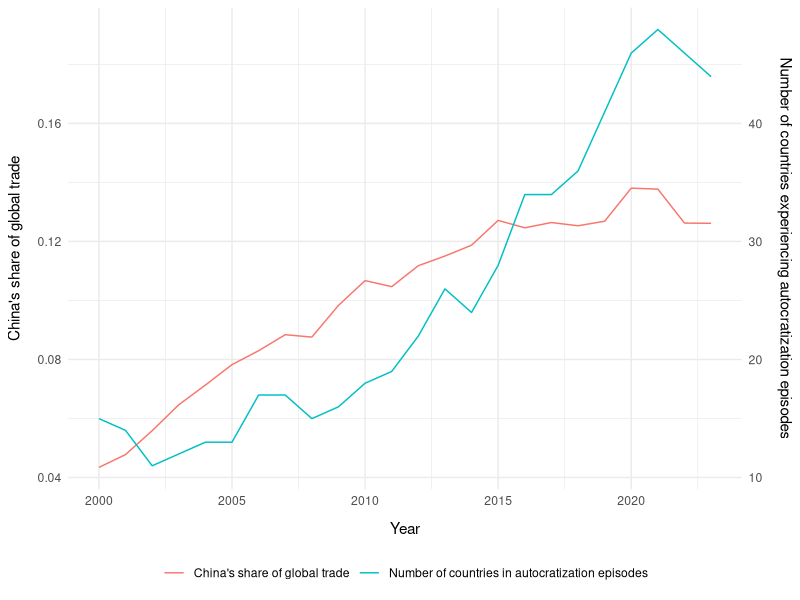
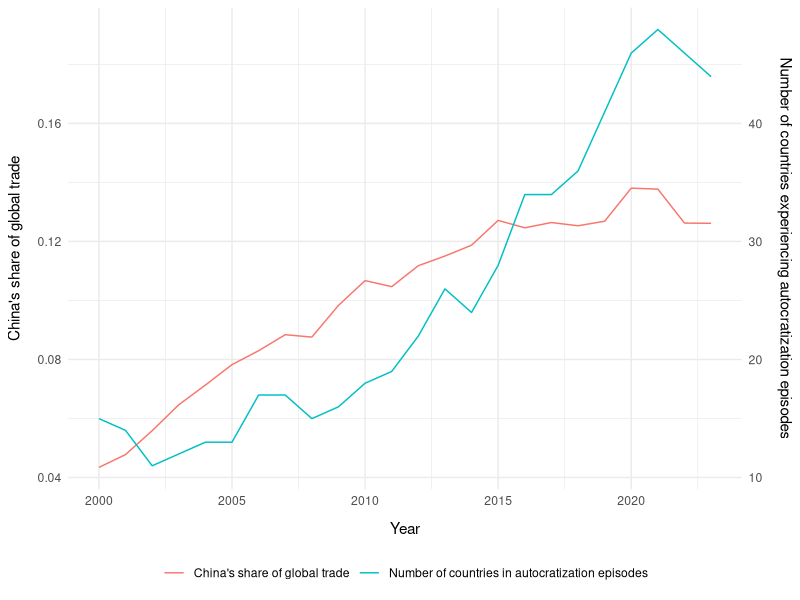

Write R code to recreate these figures, in order.
# Load required packages
library(ggplot2)  # Package visualizations

# Read the dataset containing China's trade share and autocratization episodes
trade_democracy_data <- read.csv("analysis/input/trade_democracy_data.csv")

# Calculate a scaling factor to plot two variables with different units on the same graph
scale_factor <- mean(trade_democracy_data$trade_share, na.rm = TRUE) / 
                mean(trade_democracy_data$aut_ep, na.rm = TRUE)

# Create a time series plot with dual y-axes
figure_3 <- ggplot(trade_democracy_data, aes(x = year)) +
  geom_line(aes(y = trade_share, color = "China's share of global trade"), linewidth = 0.5) +
  geom_line(aes(y = aut_ep * scale_factor, color = "Number of countries in autocratization episodes"), 
            linewidth = 0.5) +
  scale_y_continuous(
    name = "China's share of global trade",
    sec.axis = sec_axis(~ . / scale_factor, name = "Number of countries experiencing autocratization episodes")
  ) +
  labs(x = "Year", color = NULL) +
  theme_minimal() +
  theme(
    axis.title.y.left = element_text(margin = margin(r = 10)),   
    axis.title.y.right = element_text(margin = margin(l = 10)),  
    axis.title.x = element_text(margin = margin(t = 10)),        
    legend.position = "bottom"                                   
  )

# Save the plot as a PDF and PNG file
ggsave("analysis/output/figure_3.pdf", plot = figure_3)
ggsave("analysis/output/figure_3.png", plot = figure_3)



